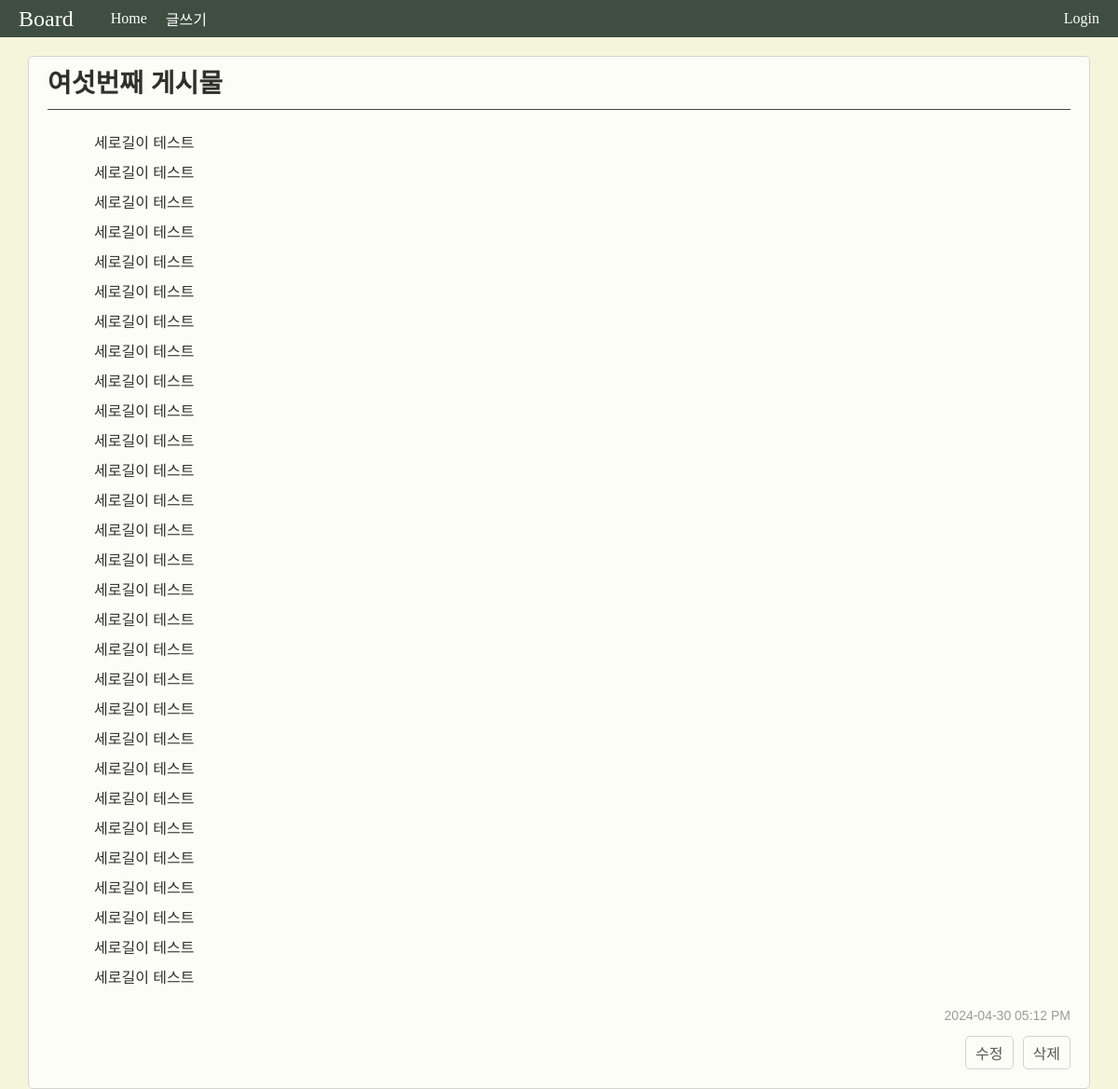
The page /blog/post/detail/6 on the database its author committed.
### apps/blog/models.py (models this page shows)
class Post(db.Model):
    __tablename__ = "posts"
    id = db.Column(db.Integer, primary_key=True)
    title = db.Column(db.String, index=True)
    content = db.Column(db.String, index=True)
    created_at = db.Column(db.DateTime, default=datetime.now)
    updated_at = db.Column(db.DateTime, default=datetime.now, onupdate=datetime.now)

### apps/blog/views.py (the view)
@blog.route('/post/detail/<post_id>')
def detail(post_id):
    post = Post.query.get(post_id)
    post.content = post.content.replace('\n', '<br>')
    return render_template('blog/detail_post.html', post=post)

### apps/blog/templates/blog/detail_post.html
{% extends 'blog/layout.html' %}
{% block content %}
<link rel="stylesheet" href="{{ url_for('blog.static', filename='post.css') }}">
<div class="post">
    <div class="post-title">
        <h1>{{ post.title }}</h1>
        <hr>
    </div>
    <div class="post-content">
        <p id="post-content">
            {% autoescape false %}
            {{ post.content }}
            {% endautoescape %}
        </p>
        {% if post.updated_at == post.created_at %}
            <p class="post-date">{{ post.created_at.strftime("%Y-%m-%d %I:%M %p") }}</p>
        {% else %}
            <p class="post-date">{{ post.updated_at.strftime("%Y-%m-%d %I:%M %p") }}</p>
        {% endif %}
        <div class="post-buttons">
            <a href="{{ url_for('blog.edit_post', post_id=post.id) }}" class="edit-button">수정</a>
            <a href="{{ url_for('blog.delete_post', post_id=post.id) }}" class="delete-button"
            onclick="return confirm('게시물을 삭제하시겠습니까?')">삭제</a>
        </div>
</div>
{% endblock %}

### apps/blog/static/layout.css (style rules this page uses)
html { height: 100vh; background-color:#f5f5dc; }
body { margin: auto; padding: auto; }
a { text-decoration: none; color: inherit; }
a { text-decoration: none; color: inherit; margin-left: 20px; }

### apps/blog/static/post.css (style rules this page uses)
.post { background-color: rgb(255, 255, 255); opacity: 0.8; margin-bottom: 20px; border: 1px solid #ccc; border-radius: 5px; margin-left: 30px; margin-right: 30px; padding-bottom: 0px; }
.post-title { margin-left: 20px; margin-right: 20px; margin-bottom: 10px; }
.post-title h1 { padding-top: 6px; margin: 0; font-size: 28px; font-family: 'Orbit-Regular', sans-serif; }
.post-content { margin: 20px; font-size: 16px; }
#post-content { padding-left: 50px; padding-right: 50px; line-height: 2; font-family: 'Orbit-Regular', sans-serif; }
.post-date { font-size: 14px; color: #888; text-align: right; font-family: 'Orbit-Regular', sans-serif; }
hr { margin-top: 10px; margin-bottom: 10px; border: 0; border-top: 1px solid #1b1b1b; }
.post-buttons { display: flex; justify-content: flex-end; margin-top: 10px; }
.edit-button, .delete-button { margin-left: 10px; padding: 5px 10px; border: 1px solid #ccc; border-radius: 5px; text-decoration: none; color: #333; }

### rows shown on the page
Post: title "여섯번째 게시물", content "세로길이 테스트 세로길이 테스트 세로길이 테스트 세로길이 테스트 세로길이 테스트 세로길이 테스트 세로길이 테스트 세로길이 테스트 세로길이 테스트 세로길이 테스트 세로길이 테스트 세로길이 테스트 세로길이 테스트 세로길이 테스트 세로길이 테스트 세로길이 테스트 세로길이 테스트 세로길이 테스트 세로길이 테스트 세로길이 테스트 세로길이 테스트 세로길이 테스트 세로길이 테스트 세로길이 테스트 세로길이 테스트 세로길이 테스트 세로길이 테스트 세로길이 테스트 세로길이 테스트", updated_at "2024-04-30 05:12 PM"
